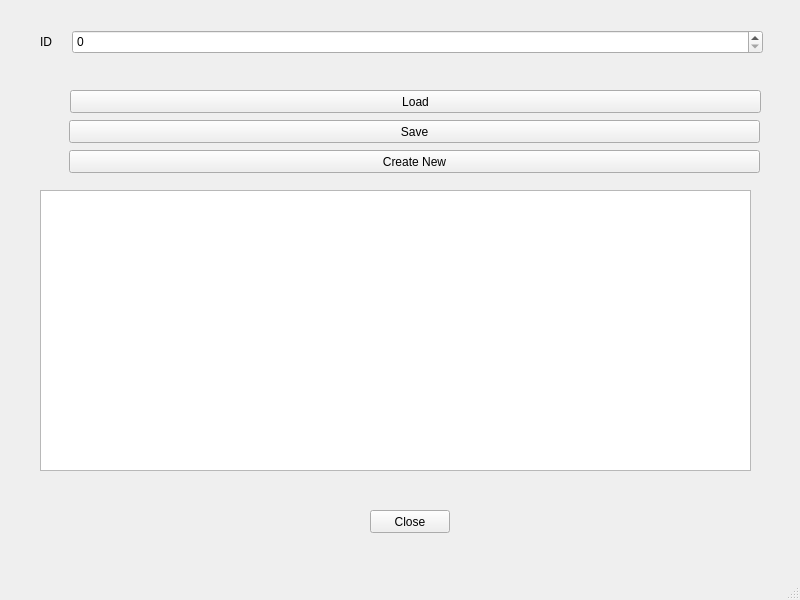
<?xml version="1.0" encoding="UTF-8"?>
<ui version="4.0">
 <class>MainWindow</class>
 <widget class="QMainWindow" name="MainWindow">
  <property name="geometry">
   <rect>
    <x>0</x>
    <y>0</y>
    <width>800</width>
    <height>600</height>
   </rect>
  </property>
  <property name="windowTitle">
   <string>MainWindow</string>
  </property>
  <widget class="QWidget" name="centralwidget">
   <widget class="QLabel" name="label">
    <property name="geometry">
     <rect>
      <x>40</x>
      <y>30</y>
      <width>21</width>
      <height>23</height>
     </rect>
    </property>
    <property name="text">
     <string>ID</string>
    </property>
   </widget>
   <widget class="QPushButton" name="pushButton_4">
    <property name="geometry">
     <rect>
      <x>370</x>
      <y>510</y>
      <width>80</width>
      <height>23</height>
     </rect>
    </property>
    <property name="text">
     <string>Close</string>
    </property>
   </widget>
   <widget class="QTableWidget" name="tw">
    <property name="geometry">
     <rect>
      <x>40</x>
      <y>190</y>
      <width>711</width>
      <height>281</height>
     </rect>
    </property>
   </widget>
   <widget class="QPushButton" name="pushButton">
    <property name="geometry">
     <rect>
      <x>70</x>
      <y>90</y>
      <width>691</width>
      <height>23</height>
     </rect>
    </property>
    <property name="text">
     <string>Load</string>
    </property>
   </widget>
   <widget class="QPushButton" name="pushButton_2">
    <property name="geometry">
     <rect>
      <x>69</x>
      <y>120</y>
      <width>691</width>
      <height>23</height>
     </rect>
    </property>
    <property name="text">
     <string>Save</string>
    </property>
   </widget>
   <widget class="QPushButton" name="pushButton_3">
    <property name="geometry">
     <rect>
      <x>69</x>
      <y>150</y>
      <width>691</width>
      <height>23</height>
     </rect>
    </property>
    <property name="text">
     <string>Create New</string>
    </property>
   </widget>
   <widget class="QSpinBox" name="spinBox">
    <property name="geometry">
     <rect>
      <x>72</x>
      <y>30</y>
      <width>691</width>
      <height>24</height>
     </rect>
    </property>
   </widget>
  </widget>
  <widget class="QMenuBar" name="menubar">
   <property name="geometry">
    <rect>
     <x>0</x>
     <y>0</y>
     <width>800</width>
     <height>20</height>
    </rect>
   </property>
  </widget>
  <widget class="QStatusBar" name="statusbar"/>
 </widget>
 <resources/>
 <connections/>
</ui>
